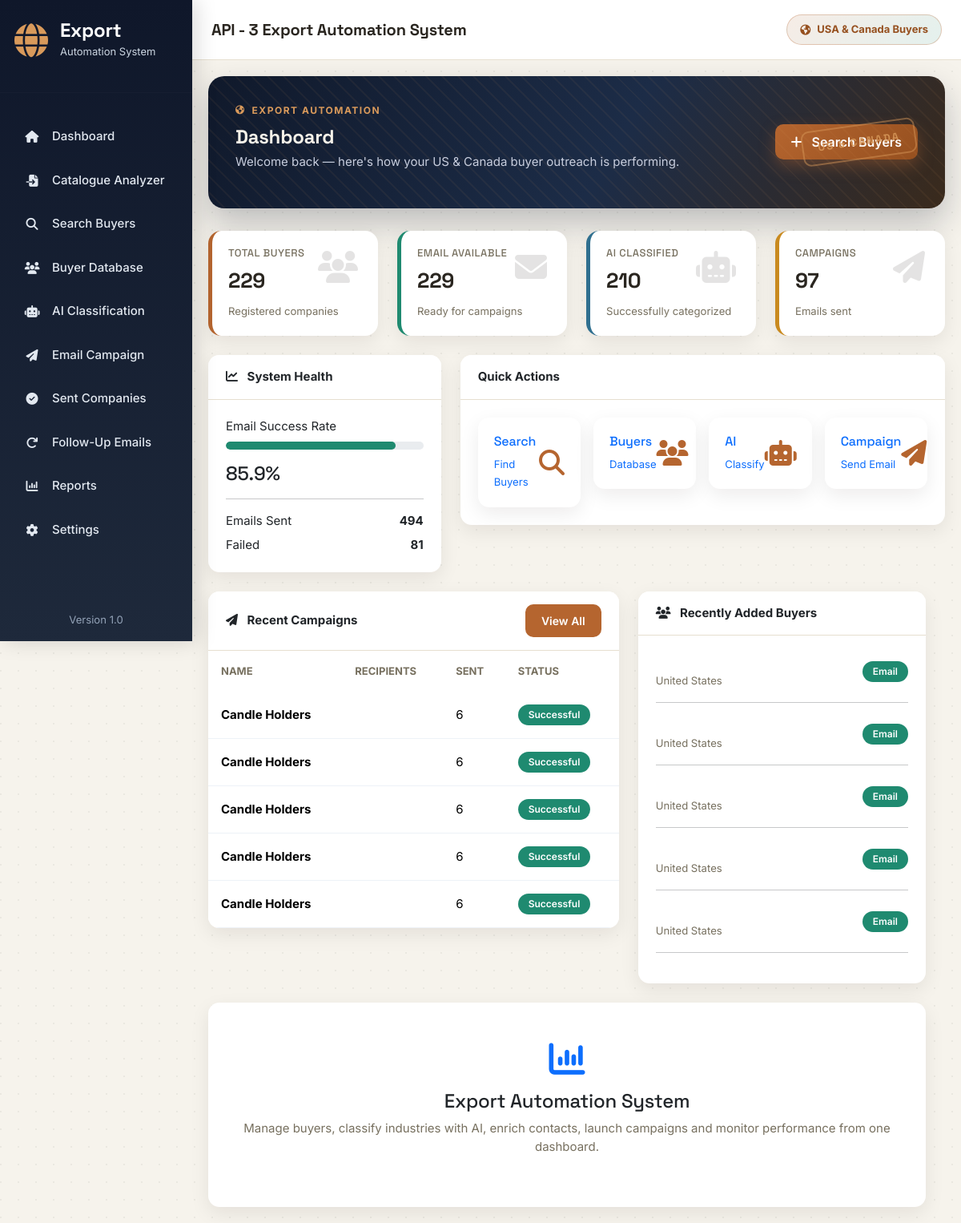
/dashboard, run on the app's committed database.
### app/models.py (models this page shows)
class Campaign(db.Model):
    __tablename__ = "campaigns"
    id = db.Column(db.Integer, primary_key=True)
    campaign_name = db.Column(db.String(150), nullable=False)
    subject = db.Column(db.String(255), nullable=False)
    body = db.Column(db.Text, nullable=False)
    recipients = db.Column(db.Integer, default=0)
    sent = db.Column(db.Integer, default=0)
    failed = db.Column(db.Integer, default=0)
    created_at = db.Column(
        db.DateTime,
        default=datetime.utcnow
    )

class Buyer(db.Model):
    __tablename__ = "buyers"
    id = db.Column(db.Integer, primary_key=True)
    company = db.Column(db.String(200), nullable=False)
    buyer_name = db.Column(db.String(200))
    email = db.Column(db.String(255))
    website = db.Column(db.String(300), unique=True)
    snippet = db.Column(db.Text)
    country = db.Column(db.String(100))
    state = db.Column(db.String(50))
    phone = db.Column(db.String(100))
    source = db.Column(db.String(100))
    category = db.Column(db.String(100), default="Unknown")
    status = db.Column(db.String(50), default="New")
    lead_score = db.Column(db.Integer)
    outreach_priority = db.Column(db.String(20))
    lead_score_reasons = db.Column(db.Text)
    product_match_percent = db.Column(db.Integer)
    relevant_categories = db.Column(db.String(500))
    style_estimate = db.Column(db.String(150))
    positioning_estimate = db.Column(db.String(100))
    recommended_products = db.Column(db.Text)
    decision_maker_name = db.Column(db.String(150))
    decision_maker_title = db.Column(db.String(150))
    email_domain_verified = db.Column(db.Boolean)
    analyzed_at = db.Column(db.DateTime)
    pipeline_stage = db.Column(db.String(50), default="Discovered")
    needs_follow_up = db.Column(db.Boolean, default=False)
    created_at = db.Column(
        db.DateTime,
        default=datetime.utcnow
    )

### app/routes/dashboard.py (the view)
@dashboard_bp.route("/")
@dashboard_bp.route("/dashboard")
def dashboard():
    data = DashboardService().get_dashboard_data()
    return render_template(
        "dashboard.html",
        total_buyers=data.get("total_buyers", 0),
        email_buyers=data.get("email_buyers", 0),
        classified_buyers=data.get("classified_buyers", 0),
        total_campaigns=data.get("total_campaigns", 0),
        total_sent=data.get("total_sent", 0),
        total_failed=data.get("total_failed", 0),
        success_rate=data.get("success_rate", 0),
        recent_campaigns=data.get("recent_campaigns", []),
        recent_buyers=data.get("recent_buyers", []),
    )

### app/templates/dashboard.html (shortened to what this page needs)
{% extends "base.html" %}
{% block content %}
<div class="fade-up">
    <div class="hero-banner d-flex justify-content-between align-items-center">
        <div>
            <div class="hero-eyebrow">
                <i class="fa-solid fa-earth-americas"></i>
                Export Automation
            </div>
            <h2>
                Dashboard
            </h2>
            <p>
                Welcome back — here's how your US & Canada buyer outreach is performing.
            </p>
        </div>
        <div>
            <a href="/search" class="btn btn-primary">
                <i class="fa-solid fa-plus me-2"></i>
                Search Buyers
            </a>
        </div>
        <div class="hero-stamp">
            US & Canada
        </div>
    </div>
    <div class="row g-4">
        <div class="col-xl-3 col-md-6">
            <div class="stats-card stats-primary">
                <i class="fa-solid fa-users"></i>
                <h6>Total Buyers</h6>
                <h2>{{ total_buyers }}</h2>
                <small class="text-muted">
                    Registered companies
                </small>
            </div>
        </div>
        <div class="col-xl-3 col-md-6">
            <div class="stats-card stats-success">
                <i class="fa-solid fa-envelope"></i>
                <h6>Email Available</h6>
                <h2>{{ email_buyers }}</h2>
                <small class="text-muted">
                    Ready for campaigns
                </small>
            </div>
        </div>
        <div class="col-xl-3 col-md-6">
            <div class="stats-card stats-info">
                <i class="fa-solid fa-robot"></i>
                <h6>AI Classified</h6>
                <h2>{{ classified_buyers }}</h2>
                <small class="text-muted">
                    Successfully categorized
                </small>
            </div>
        </div>
        <div class="col-xl-3 col-md-6">
            <div class="stats-card stats-warning">
                <i class="fa-solid fa-paper-plane"></i>
                <h6>Campaigns</h6>
                <h2>{{ total_campaigns }}</h2>
                <small class="text-muted">
                    Emails sent
                </small>
            </div>
        </div>
    </div>
<div class="row mt-4">
    <div class="col-lg-4">
        <div class="card">
            <div class="card-header">
                <i class="fa-solid fa-chart-line me-2"></i>
                System Health
            </div>
            <div class="card-body">
                <p class="mb-2">
                    Email Success Rate
                </p>
                <div class="progress mb-3">
                    <div
                        id="progressBar"
                        class="progress-bar bg-success">
                    </div>
                </div>
                <h4>
                    {{ success_rate }}%
                </h4>
                <hr>
                <div class="d-flex justify-content-between">
                    <span>Emails Sent</span>
                    <strong>{{ total_sent }}</strong>
                </div>
                <div class="d-flex justify-content-between mt-2">
                    <span>Failed</span>
                    <strong>{{ total_failed }}</strong>
                </div>
            </div>
        </div>
    </div>
    <div class="col-lg-8">
        <div class="card">
            <div class="card-header">
                Quick Actions
            </div>
            <div class="card-body">
                <div class="row g-3">
                    <div class="col-md-3">
                        <a href="/search" class="quick-action">
                            <div>
                                <h6>
                                    Search
                                </h6>
                                <small>
                                    Find Buyers
                                </small>
                            </div>
                            <i class="fa-solid fa-magnifying-glass"></i>
                        </a>
                    </div>
                    <div class="col-md-3">
                        <a href="/buyers" class="quick-action">
                            <div>
                                <h6>
                                    Buyers
                                </h6>
                                <small>
                                    Database
                                </small>
                            </div>
                            <i class="fa-solid fa-users"></i>
                        </a>
                    </div>
                    <div class="col-md-3">
                        <a href="/classify" class="quick-action">
                            <div>
                                <h6>
                                    AI
                                </h6>
                                <small>
                                    Classify
                                </small>
                            </div>
                            <i class="fa-solid fa-robot"></i>
                        </a>
                    </div>
                    <div class="col-md-3">
                        <a href="/campaign" class="quick-action">
                            <div>
                                <h6>
                                    Campaign
                                </h6>
                                <small>
                                    Send Email
                                </small>
                            </div>
                            <i class="fa-solid fa-paper-plane"></i>
                        </a>
                    </div>
                </div>
            </div>
        </div>
    </div>
<div class="row mt-4">
    <div class="col-lg-7">
        <div class="card">
            <div class="card-header d-flex justify-content-between align-items-center">
                <span>
                    <i class="fa-solid fa-paper-plane me-2"></i>
                    Recent Campaigns
                </span>
                <a href="/sent-companies" class="btn btn-sm btn-primary">
                    View All
                </a>
            </div>
            <div class="card-body p-0">
                <div class="table-responsive">
                    <table class="table">
                        <thead>
                            <tr>
                                <th>Name</th>
                                <th>Recipients</th>
                                <th>Sent</th>
                                <th>Status</th>
                            </tr>
                        </thead>
                        <tbody>
                        {% for campaign in recent_campaigns %}
                            <tr>
                                <td>
                                    <strong>
                                        {{ campaign.campaign_name }}
                                    </strong>
                                </td>
                                <td>
                                </td>
                                <td>
                                    {{ campaign.sent }}
                                </td>
                                <td>
                                    {% if campaign.failed == 0 %}
                                    <span class="badge bg-success">
                                        Successful
                                    </span>
                                    {% else %}
                                    <span class="badge bg-warning">
                                        Partial
                                    </span>
                                    {% endif %}
                                </td>
                            </tr>
                        {% else %}
                            <tr>
                                <td colspan="4" class="text-center py-4">
                                    No campaigns found.
                                </td>
                            </tr>
                        {% endfor %}
                        </tbody>
                    </table>
                </div>
            </div>
        </div>
    </div>
    <div class="col-lg-5">
        <div class="card">
            <div class="card-header">
                <i class="fa-solid fa-users me-2"></i>
                Recently Added Buyers
            </div>
            <div class="card-body">
                {% for buyer in recent_buyers %}
                <div class="d-flex justify-content-between align-items-center mb-3">
                    <div>
                        <br>
                        <small class="text-muted">
                            {{ buyer.country }}
                        </small>
                    </div>
                    <div>
                        {% if buyer.email %}
                        <span class="badge bg-success">
                            Email
                        </span>
                        {% else %}
                        <span class="badge bg-danger">
                            No Email
                        </span>
                        {% endif %}
                    </div>
                </div>
                <hr>
                {% else %}
                <p class="text-center">
                    No buyers found.
                </p>
                {% endfor %}
            </div>
        </div>
    </div>
</div>
<div class="row mt-4">
    <div class="col-12">
        <div class="card">
            <div class="card-body text-center py-5">
                <i class="fa-solid fa-chart-column fa-3x text-primary mb-3"></i>
                <h4>
                    Export Automation System
                </h4>
                <p class="text-muted">
                    Manage buyers, classify industries with AI, enrich contacts,
                    launch campaigns and monitor performance from one dashboard.
                </p>
            </div>
        </div>
    </div>
</div>
</div>
{% endblock %}

### app/templates/base.html (shortened to what this page needs)
<!DOCTYPE html>
<html lang="en">
<head>
    <link
        href="https://cdn.jsdelivr.net/npm/bootstrap@5.3.3/dist/css/bootstrap.min.css"
        rel="stylesheet">
    <link
        rel="stylesheet"
        href="https://cdnjs.cloudflare.com/ajax/libs/font-awesome/6.6.0/css/all.min.css">
    <link
        rel="stylesheet"
        href="{{ url_for('static', filename='css/style.css') }}">
</head>
<body>
<div class="wrapper">
    <aside class="sidebar">
        <div class="logo">
            <i class="fa-solid fa-globe"></i>
            <div>
                <h4>Export</h4>
                <span>Automation System</span>
            </div>
        </div>
        <hr>
        <ul class="sidebar-menu">
            <li>
                <a href="/" class="{{ 'active' if request.path == '/' else '' }}">
                    <i class="fa-solid fa-house"></i>
                    Dashboard
                </a>
            </li>
            <li>
                <a href="/catalogue" class="{{ 'active' if request.path == '/catalogue' else '' }}">
                    <i class="fa-solid fa-file-import"></i>
                    Catalogue Analyzer
                </a>
            </li>
            <li>
                <a href="/search" class="{{ 'active' if request.path == '/search' else '' }}">
                    <i class="fa-solid fa-magnifying-glass"></i>
                    Search Buyers
                </a>
            </li>
            <li>
                <a href="/buyers" class="{{ 'active' if request.path == '/buyers' else '' }}">
                    <i class="fa-solid fa-users"></i>
                    Buyer Database
                </a>
            </li>
            <li>
                <a href="/classify" class="{{ 'active' if request.path == '/classify' else '' }}">
                    <i class="fa-solid fa-robot"></i>
                    AI Classification
                </a>
            </li>
            <li>
                <a href="/campaign" class="{{ 'active' if request.path == '/campaign' else '' }}">
                    <i class="fa-solid fa-paper-plane"></i>
                    Email Campaign
                </a>
            </li>
            <li>
                <a href="/sent-companies" class="{{ 'active' if request.path == '/sent-companies' else '' }}">
                    <i class="fa-solid fa-circle-check"></i>
                    Sent Companies
                </a>
            </li>
            <li>
                <a href="/follow-up" class="{{ 'active' if request.path == '/follow-up' else '' }}">
                    <i class="fa-solid fa-arrow-rotate-right"></i>
                    Follow-Up Emails
                </a>
            </li>
            <li>
                <a href="/reports" class="{{ 'active' if request.path == '/reports' else '' }}">
                    <i class="fa-solid fa-chart-column"></i>
                    Reports
                </a>
            </li>
            <li>
                <a href="/settings" class="{{ 'active' if request.path == '/settings' else '' }}">
                    <i class="fa-solid fa-gear"></i>
                    Settings
                </a>
            </li>
        </ul>
        <div class="sidebar-footer">
            <small>
                Version 1.0
            </small>
        </div>
    </aside>
    <main class="main-content">
        <div class="topbar">
            <div class="d-flex align-items-center gap-2">
                <h3 class="mb-0">
                    API - 3 Export Automation System
                </h3>
            </div>
            <div class="usa-badge">
                <i class="fa-solid fa-earth-americas"></i>
                USA & Canada Buyers
            </div>
        </div>
        <div class="page-content">
            {% block content %}
            {% endblock %}
        </div>
    </main>
</div>
</body>
</html>

### data on the page
Campaign: campaign_name "Candle Holders", sent "6", failed "Successful"
Campaign: campaign_name "Candle Holders", sent "6", failed "Successful"
Campaign: campaign_name "Candle Holders", sent "6", failed "Successful"
Campaign: campaign_name "Candle Holders", sent "6", failed "Successful"
Campaign: campaign_name "Candle Holders", sent "6", failed "Successful"
Buyer: country "United States", shows "Email"
Buyer: country "United States", email "Email"
Buyer: country "United States", shows "Email"
Buyer: country "United States", shows "Email"
Buyer: country "United States", shows "Email"

### other printed values
{{ total_buyers }} "229"
{{ email_buyers }} "229"
{{ classified_buyers }} "210"
{{ total_campaigns }} "97"
{{ success_rate }} "85.9"
{{ total_sent }} "494"
{{ total_failed }} "81"
